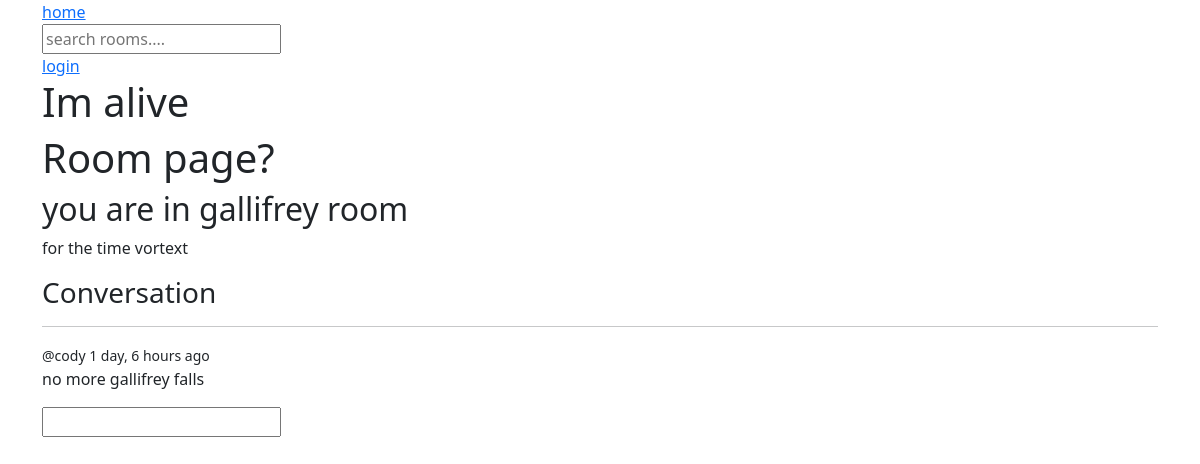
The page /room/0aea94f8-f264-4e04-b5d3-fe150c5b3039/ on the database as committed earlier.
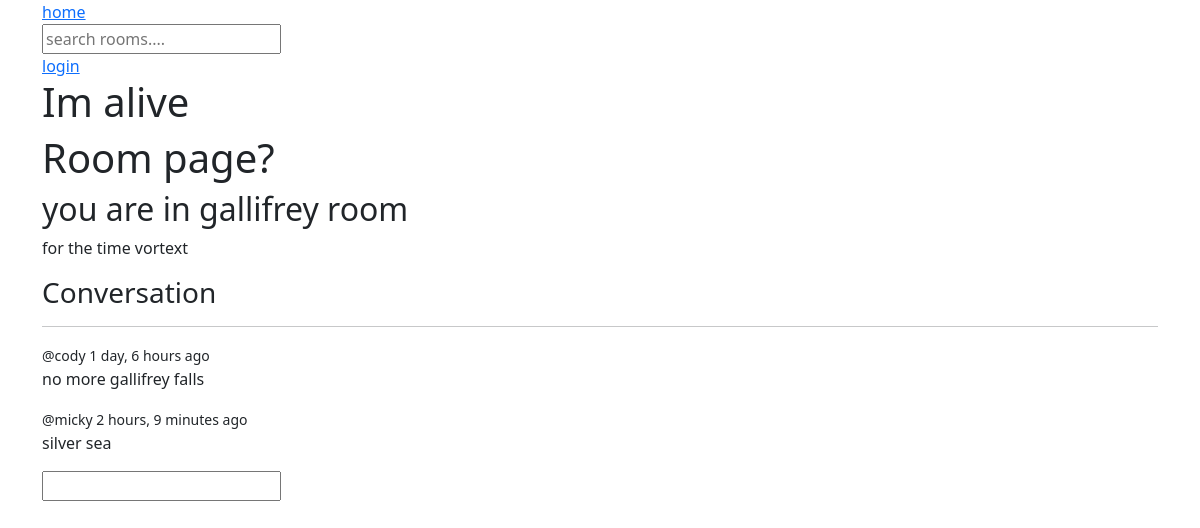
The same page on the database as committed later.
### base/models.py (models this page shows, shortened)
class Message(models.Model):
    user = models.ForeignKey(User, on_delete=models.CASCADE)
    room = models.ForeignKey(Room, on_delete=models.CASCADE)  # or models.SET_NULL
    body = models.TextField()
    updated = models.DateTimeField(auto_now=True)
    created = models.DateTimeField(auto_now_add=True)

### base/views.py (the view)
# urls.py: path("room/<str:pk>/", views.room_view, name="room"),
def room_view(request, pk):
    room = Room.objects.get(id=pk)
    room_messages = room.message_set.all()
    context = {'room': room, "room_messages": room_messages}
    return render(request, 'base/room.html', context)

### base/templates/base/room.html
{% extends "main.html" %}
{% block content %}
<div>
	<h1>Room page?</h1>
	<h2>you are in {{ room.name }} room</h2>
	<p>{{ room.description }}</p>
	<h3>Conversation</h3>
	<hr />
	{% for message in room_messages%}
	<div>
		<small>@{{message.user}} {{message.created|timesince}} ago</small>
		<p>{{message.body}}</p>
	</div>
	{% endfor %}
	<form>
		<input type="textarea" />
	</form>
</div>
{% endblock content %}

Rows that differ between the two databases and show on the page:
added Message: user "micky", created "2 hours, 9 minutes", body "silver sea"
